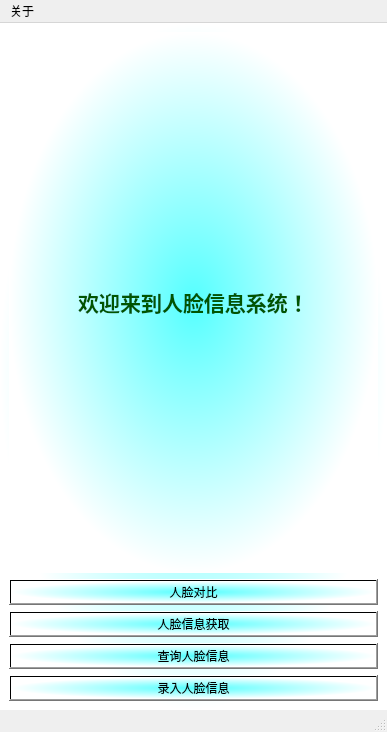
<?xml version="1.0" encoding="UTF-8"?>
<ui version="4.0">
 <class>MainWindow</class>
 <widget class="QMainWindow" name="MainWindow">
  <property name="geometry">
   <rect>
    <x>0</x>
    <y>0</y>
    <width>387</width>
    <height>732</height>
   </rect>
  </property>
  <property name="minimumSize">
   <size>
    <width>387</width>
    <height>732</height>
   </size>
  </property>
  <property name="maximumSize">
   <size>
    <width>387</width>
    <height>732</height>
   </size>
  </property>
  <property name="windowTitle">
   <string>MainWindow</string>
  </property>
  <property name="styleSheet">
   <string notr="true">font: 9pt &quot;黑体&quot;;</string>
  </property>
  <widget class="QWidget" name="centralwidget">
   <property name="autoFillBackground">
    <bool>false</bool>
   </property>
   <property name="styleSheet">
    <string notr="true">background-color: qradialgradient(spread:pad, cx:0.5, cy:0.5, radius:0.5, fx:0.5, fy:0.5, stop:0 rgba(85, 255, 255, 255), stop:1 rgba(255, 255, 255, 255));</string>
   </property>
   <layout class="QVBoxLayout" name="verticalLayout">
    <item>
     <widget class="QLabel" name="label">
      <property name="font">
       <font>
        <family>黑体</family>
        <pointsize>9</pointsize>
        <weight>50</weight>
        <italic>false</italic>
        <bold>false</bold>
       </font>
      </property>
      <property name="cursor">
       <cursorShape>ArrowCursor</cursorShape>
      </property>
      <property name="text">
       <string>&lt;html&gt;&lt;head/&gt;&lt;body&gt;&lt;p align=&quot;center&quot;&gt;&lt;span style=&quot; font-size:16pt; font-weight:600; color:#005500;&quot;&gt;欢迎来到人脸信息系统！&lt;/span&gt;&lt;/p&gt;&lt;/body&gt;&lt;/html&gt;</string>
      </property>
     </widget>
    </item>
    <item>
     <widget class="QPushButton" name="pushButton">
      <property name="font">
       <font>
        <family>黑体</family>
        <pointsize>9</pointsize>
        <weight>50</weight>
        <italic>false</italic>
        <bold>false</bold>
       </font>
      </property>
      <property name="text">
       <string>人脸对比</string>
      </property>
     </widget>
    </item>
    <item>
     <widget class="QPushButton" name="pushButton_2">
      <property name="enabled">
       <bool>true</bool>
      </property>
      <property name="font">
       <font>
        <family>黑体</family>
        <pointsize>9</pointsize>
        <weight>50</weight>
        <italic>false</italic>
        <bold>false</bold>
       </font>
      </property>
      <property name="text">
       <string>人脸信息获取</string>
      </property>
     </widget>
    </item>
    <item>
     <widget class="QPushButton" name="pushButton_3">
      <property name="font">
       <font>
        <family>黑体</family>
        <pointsize>9</pointsize>
        <weight>50</weight>
        <italic>false</italic>
        <bold>false</bold>
       </font>
      </property>
      <property name="text">
       <string>查询人脸信息</string>
      </property>
     </widget>
    </item>
    <item>
     <widget class="QPushButton" name="pushButton_4">
      <property name="font">
       <font>
        <family>黑体</family>
        <pointsize>9</pointsize>
        <weight>50</weight>
        <italic>false</italic>
        <bold>false</bold>
       </font>
      </property>
      <property name="text">
       <string>录入人脸信息</string>
      </property>
     </widget>
    </item>
   </layout>
  </widget>
  <widget class="QStatusBar" name="statusbar"/>
  <widget class="QMenuBar" name="menuBar">
   <property name="geometry">
    <rect>
     <x>0</x>
     <y>0</y>
     <width>387</width>
     <height>17</height>
    </rect>
   </property>
   <widget class="QMenu" name="menu">
    <property name="title">
     <string>关于</string>
    </property>
    <addaction name="action_3"/>
   </widget>
   <addaction name="menu"/>
  </widget>
  <action name="action_3">
   <property name="checkable">
    <bool>false</bool>
   </property>
   <property name="text">
    <string>About</string>
   </property>
  </action>
 </widget>
 <resources/>
 <connections/>
</ui>
